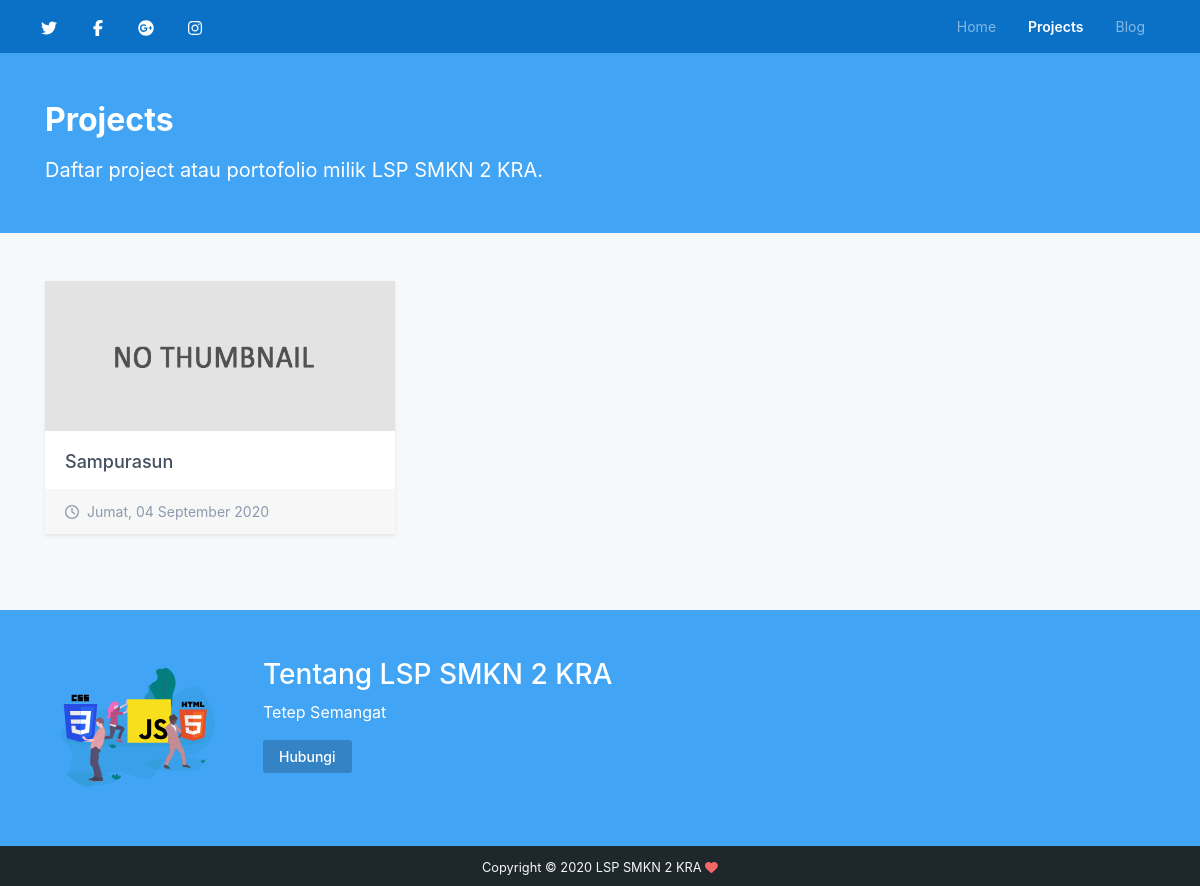
Screenshot of /projects.html with the database file from the repository.
### tables this page shows
CREATE TABLE IF NOT EXISTS `tbl_project` (
  `id_project` int(11) NOT NULL AUTO_INCREMENT,
  `project_name` varchar(50) NOT NULL,
  `thumb_project` varchar(50) NOT NULL,
  `id_category` int(11) NOT NULL,
  `slug_project` varchar(100) NOT NULL,
  `short_desc` varchar(100) NOT NULL,
  `project_desc` text NOT NULL,
  `client_web` varchar(80) NOT NULL,
  `price` varchar(80) NOT NULL,
  `project_active` int(11) NOT NULL,
  `created_at` date DEFAULT NULL,
  `updated_at` date DEFAULT NULL,
  PRIMARY KEY (`id_project`)
);

CREATE TABLE IF NOT EXISTS `tbl_users` (
  `id` int(11) NOT NULL AUTO_INCREMENT,
  `name` varchar(150) NOT NULL,
  `email` varchar(50) NOT NULL,
  `password` varchar(150) NOT NULL,
  `image` varchar(50) NOT NULL,
  `about` text NOT NULL,
  `facebook` varchar(150) NOT NULL,
  `twitter` varchar(150) NOT NULL,
  `instagram` varchar(150) NOT NULL,
  `youtube` varchar(150) NOT NULL,
  `address` text NOT NULL,
  `phone` varchar(30) NOT NULL,
  `last_login` datetime DEFAULT CURRENT_TIMESTAMP ON UPDATE CURRENT_TIMESTAMP,
  `created_at` timestamp NULL DEFAULT CURRENT_TIMESTAMP ON UPDATE CURRENT_TIMESTAMP,
  `updated_at` date DEFAULT NULL,
  PRIMARY KEY (`id`)
);

### application/controllers/Website.php (called while the page is built, shortened)
<?php
class Website extends CI_Controller {
	public function __construct()
    {
        $this->load->model('website_model');
    }
	public function projects($rowno=0)
	{
		$this->load->model('pagination_model');
		$this->load->library('pagination');
		$data = konfigurasi('Projects');
		$search_text = "";
		$rowperpage = 6;
		$allcount = $this->pagination_model->get_portofolio($search_text);
		$users_record = $this->pagination_model->get_result_portofolio($rowno, $rowperpage, $search_text);
		$config['base_url'] = base_url('projects');
		$config['use_page_numbers'] = TRUE;
		$config['total_rows'] = $allcount;
		$config['per_page'] = $rowperpage;
		$config['full_tag_open']   = '<div class="clearfix"><ul class="pagination">';
		$config['full_tag_close']  = '</ul></ul>';
		$config['first_link']      = 'First';
		$config['first_tag_open']  = '<li class="page-item"><span class="page-link">';
		$config['first_tag_close'] = '</span></li>';
		$config['last_link']       = 'Last';
		$config['last_tag_open']   = '<li class="page-item"><span class="page-link">';
		$config['last_tag_close']  = '</span></li>';
		$config['next_link']       = '&raquo;';
		$config['next_tag_open']   = '<li class="page-item"><span class="page-link">';
		$config['next_tag_close']  = '</span></li>';
		$config['prev_link']       = '&laquo;';
		$config['prev_tag_open']   = '<li class="page-item"><span class="page-link">';
		$config['prev_tag_close']  = '</span></li>';
		$config['cur_tag_open']    = '<li class="page-item active"><span class="page-link">';
		$config['cur_tag_close']   = '<span class="sr-only">(current)</span></span></li>';
		$config['num_tag_open']    = '<li class="page-item"><span class="page-link">';
		$config['num_tag_close']   = '</span></li>';
		$this->pagination->initialize($config);
		$data['pagination'] = $this->pagination->create_links();
		$data['result'] = $users_record;
		$data['row'] = $rowno;
		$data['search'] = $search_text;
		$this->load->view('project',$data);
	}
}

### index.php (called while the page is built, shortened)
<?php
require_once BASEPATH.'core/CodeIgniter.php';

### application/models/Konfigurasi_model.php (called while the page is built, shortened)
<?php
class Konfigurasi_model extends CI_Model
{
    public function user()
    {
        $this->db->select('*');
        $this->db->from('tbl_users');
        $query = $this->db->get();
        return $query->row_array();
    }
    public function setting()
    {
        $this->db->select('*');
        $this->db->from('tbl_settings');
        $query = $this->db->get();
        return $query->row_array();
    }
    public function profile()
    {
        $this->db->select('*');
        $this->db->from('tbl_profile');
        $query = $this->db->get();
        return $query->row_array();
    }
    public function visiMisi()
    {
        $this->db->select('*');
        $this->db->from('tbl_visimisi');
        $query = $this->db->get();
        return $query->row_array();
    }
    public function organisasi()
    {
        $this->db->select('*');
        $this->db->from('tbl_organisasi');
        $query = $this->db->get();
        return $query->row_array();
    }
}

### application/helpers/konfigurasi_helper.php (called while the page is built, shortened)
<?php
function konfigurasi($title)
{
    $CI = get_instance();
    $user = $CI->Konfigurasi_model->user();
    $setting = $CI->Konfigurasi_model->setting();
    $profile = $CI->Konfigurasi_model->profile();
    $visimisi = $CI->Konfigurasi_model->visiMisi();
    $organisasi = $CI->Konfigurasi_model->organisasi();
    $data = array(
      'id_setting'  => $setting['id_setting'],
      'title'       => $setting['web_name'],
      'description' => $setting['web_description'],
      'keyword'     => $setting['web_keyword'],
      'homepage'    => $setting['homepage'],
      'info_fb'    => $setting['info_fb'],
      'info_ig'    => $setting['info_ig'],
      'info_twt'    => $setting['info_twt'],
      'info_yt'    => $setting['info_yt'],
      'info_telp'    => $setting['info_telp'],
      'info_fax'    => $setting['info_fax'],
      'info_email'    => $setting['info_email'],
      'info_peta'    => $setting['info_peta'],
      'info_alamat'    => $setting['info_alamat'],
      'pagetitle'   => $title.' - '.$setting['web_name'],
      'headtitle'   => $title,
      'nama'        => $user['name'],
      'email'       => $user['email'],
      'foto'        => $user['image'],
      'tentang'     => $user['about'],
      'twitter'     => $user['twitter'],
      'facebook'    => $user['facebook'],
      'instagram'   => $user['instagram'],
      'youtube'     => $user['youtube'],
      'alamat'      => $user['address'],
      'telepon'     => $user['phone'],
      'last_login'  => $user['last_login'],
      'id'          => $user['id'],
      'id_profile'  => $profile['id'],
      'NPSN'        => $profile['NPSN'],
      'nama_profile'=> $profile['title'],
      'deskripsi'   => $profile['deskripsi'],
      'fotoInstansi'=> $profile['image'],
      'id_visimisi' => $visimisi['id'],
      'visi'        => $visimisi['visi'],
      'misi'        => $visimisi['misi'],
      'fotoVM'      => $visimisi['image'],
      'id_organisasi' => $organisasi['id'],
      'deskripsiOrg'  => $organisasi['deskripsi'],
      'fotoOrganisasi'=> $organisasi['image'],
    );
    return $data;
}
if (!function_exists('format_indo')) {
  function format_indo($date){
    $Hari = array("Minggu","Senin","Selasa","Rabu","Kamis","Jumat","Sabtu");
    $Bulan = array("Januari","Februari","Maret","April","Mei","Juni","Juli","Agustus","September","Oktober","November","Desember");
    $tahun = substr($date,0,4);
    $bulan = substr($date,5,2);
    $tgl = substr($date,8,2);
    $waktu = substr($date,11,5);
    $hari = date("w",strtotime($date));
    $result = $Hari[$hari].", ".$tgl." ".$Bulan[(int)$bulan-1]." ".$tahun."".$waktu;
    return $result;
  }
}

### application/models/Pagination_model.php (called while the page is built, shortened)
<?php
class Pagination_model extends CI_Model
{
	public function get_result_portofolio($rowno, $rowperpage, $search="")
	{
		$this->db->select('*');
        $this->db->from('tbl_project');
        $this->db->where('project_active = 1');
        $this->db->order_by('id_project', 'DESC');
        $this->db->limit($rowperpage, $rowno);
		$query = $this->db->get();
		return $query->result_array();
	}
	public function get_portofolio($search = '')
	{
    	$this->db->select('count(*) as allcount');
        $this->db->from('tbl_project');
        $this->db->where('project_active = 1');
        $this->db->order_by('id_project', 'DESC');
      	$query = $this->db->get();
      	$result = $query->result_array();
      	return $result[0]['allcount'];
    }
}

### application/views/project.php (the view, shortened to what this page needs)
<!DOCTYPE html>
<html lang="en">
<head>
    <?php $this->load->view("layouts/website/_meta.php") ?>
	<?php $this->load->view("layouts/website/_css.php") ?>
</head>
<body onload="myLoader()" style="margin:0;">
	<div style="display:none;" id="myDiv" class="animate-bottom">
    <header class="header">
        <div class="top-bar theme-bg-primary-darken">
            <div class="container-fluid">
                <?php $this->load->view("layouts/website/_nav.php") ?>
            </div>
        </div>
        <div class="header-intro theme-bg-primary text-white py-5">
	        <div class="container">
		        <h2 class="page-heading mb-3"><?php echo ucfirst($headtitle);?></h2>
				<?php if($homepage == '1') { ?>
		        <div class="page-heading-tagline">In-depth Case Studies to show you what I can offer and how I work.</div>
				<?php } elseif($homepage == '2') { ?>
				<div class="page-heading-tagline">Daftar project atau portofolio milik <?php echo $title;?>.</div>
				<?php } ?>
			</div>
		</div>
    </header>
    <section class="section pt-5">
        <div class="container">
	        <div class="project-cards row mb-1">
				<?php
					foreach ($result as $row):
				?>
		        <div class="col-12 col-lg-4 <?php echo $row['id_category'];?>">
					<div class="card rounded-0 border-0 shadow-sm mb-5">
						<div class="card-img-container position-relative">
							<?php if($row['thumb_project'] !== '') { ?>
							<img class="card-img-top rounded-0" style="width: 100%; height: 150px;" src="<?php echo base_url('assets/images/projects/'.$row['thumb_project']);?>" alt="<?php echo $row['project_name'];?>">
							<?php } else { ?>
							<img class="card-img-top rounded-0" style="width: 100%; height: 150px;" src="<?php echo base_url('assets/images/projects/no-thumb.jpg');?>" alt="<?php echo $row['project_name'];?>">
							<?php } ?>
						</div>
						<div class="card-body pb-2">
							<h4 class="card-title mb-2"><a href="<?php echo base_url('project/'.$row['slug_project']);?>"><?php echo $row['project_name'];?></a></h4>
						</div>
						<div class="card-footer border-0">
							<ul class="meta list-inline mb-0 text-muted" style="font-size:14px">
								<li class="list-inline-item mr-3"><i class="far fa-clock mr-2"></i><?php echo format_indo($row['created_at']);?></li>
							</ul>
					    </div>
				    </div>
		        </div>
		        <?php endforeach;?>
			</div>
			<?php echo $pagination;?><br>
        </div>
    </section>
	<?php $this->load->view("layouts/website/_touch.php") ?>
    <?php $this->load->view("layouts/website/_footer.php") ?>
</body>
</html>

### application/views/layouts/website/_css.php (shortened to what this page needs)
<link rel="stylesheet" href="<?php echo base_url('assets/plugins/font-awesome/css/font-awesome-animation.min.css');?>">
<link rel="stylesheet" href="<?php echo base_url('assets/plugins/flickity/flickity.min.css');?>">
<link id="theme-style" rel="stylesheet" href="<?php echo base_url('assets/css/theme-1.css');?>">
<link id="theme-style" rel="stylesheet" href="<?php echo base_url('assets/css/style.css');?>">

### application/views/layouts/website/_nav.php (shortened to what this page needs)
<nav class="navbar navbar-expand-lg navbar-dark position-relative">
    <ul class="social-list list-inline mb-0">
        <?php if ($twitter !== '') { ?>
        <li class="list-inline-item"><a class="text-white" href="<?php echo $twitter;?>" target="_blank"><i class="fab fa-twitter fa-fw faa-tada animated-hover"></i></a></li>
        <?php } ?>
        <?php if ($facebook !== '') { ?>
        <li class="list-inline-item"><a class="text-white" href="<?php echo $facebook;?>" target="_blank"><i class="fab fa-facebook-f fa-fw faa-tada animated-hover"></i></a></li>
        <?php } ?>
        <?php if ($google_plus !== '') { ?>
        <li class="list-inline-item"><a class="text-white" href="<?php echo $google_plus;?>" target="_blank"><i class="fab fa-google-plus fa-fw faa-tada animated-hover"></i></a></li>
        <?php } ?>
        <?php if ($instagram !== '') { ?>
        <li class="list-inline-item"><a class="text-white" href="<?php echo $instagram;?>" target="_blank"><i class="fab fa-instagram fa-fw faa-tada animated-hover"></i></a></li>
        <?php } ?>
    </ul>
    <div class="collapse navbar-collapse" id="navigation">
        <ul class="navbar-nav ml-lg-auto">
            <li class="nav-item <?php echo $this->uri->segment(1) == '' ? 'active': '' ?> mr-lg-3">
                <a class="nav-link" href="<?php echo base_url();?>">Home</a>
            </li>
            <li class="nav-item <?php echo $this->uri->segment(1) == 'projects.html' ? 'active': '' ?> <?php echo $this->uri->segment(1) == 'projects' ? 'active': '' ?> <?php echo $this->uri->segment(1) == 'project' ? 'active': '' ?> mr-lg-3">
                <a class="nav-link" href="<?php echo base_url('projects.html');?>">Projects</a>
            </li>
            <li class="nav-item <?php echo $this->uri->segment(1) == 'blog.html' ? 'active': '' ?> <?php echo $this->uri->segment(1) == 'blog' ? 'active': '' ?> <?php echo $this->uri->segment(1) == 'post' ? 'active': '' ?> mr-lg-3">
                <a class="nav-link" href="<?php echo base_url('blog.html');?>">Blog</a>
            </li>
        </ul>
    </div>
</nav>

### application/views/layouts/website/_touch.php
<?php if($homepage == '1') { ?>
<section class="section-cta py-5 bg-primary text-white">
	<div class="container">
		<div class="text-center">
			<img class="profile-small d-inline-block mx-auto rounded-circle mb-2" src="<?php echo base_url('assets/images/'.$foto);?>" alt="<?php echo $nama;?>">
		</div>
		<h3 class="section-title font-weight-bold text-center mb-2">Interested in hiring me for your project?</h3>
		<div class="section-intro mx-auto text-center mb-3">
			Looking for experienced developers in building web applications or delivering your software products? To start the initial chat, just send me an email at <a class="link-on-bg text-white" href="mailto:<?php echo $email;?>"><?php echo $email;?></a> or use the <a class="link-on-bg text-white" href="<?php echo base_url('contact.html');?>">form on the contact page</a>.
		</div>
		<div class="text-center">
			<a class="theme-btn-on-bg btn btn-sm" href="<?php echo base_url('contact.html');?>">Let's Talk</a>
		</div>
	</div>
</section>
<?php } elseif($homepage == '2') { ?>
<section class="section-cta py-5 bg-primary text-white">
	<div class="container">
		<div class="profile-teaser media flex-column flex-md-row">
			<img class="profile-image mb-3 mb-md-0 mr-md-5 ml-md-0 rounded-circle mx-auto" style="height:140px; width:auto" src="<?php echo base_url('assets/images/webdev-icons/about-section.svg');?>" alt="<?php echo $nama;?>">
			<div class="media-body text-center text-md-left">
				<h3 class="mt-0 display-5">
					Tentang <?php echo $title;?>
				</h3>
				<div class="bio mb-3">
					<?php echo $tentang;?>
				</div>
				<a class="theme-btn-on-bg btn btn-sm" href="<?php echo base_url('contact.html');?>">Hubungi</a>
			</div>
		</div>
	</div>
</section>
<?php } ?>

### application/views/layouts/website/_footer.php
<footer class="footer text-light text-center py-2">
    <small class="copyright">Copyright &copy; <?php echo date('Y');?> <a class="text-light" href="<?php echo base_url();?>"><?php echo $title;?></a> <i class="fa fa-heart faa-pulse animated" style="color:#f66767"></i></small>
</footer>

### assets/css/style.css (style rules this page uses)
.animate-bottom { position: relative; -webkit-animation-name: animatebottom; -webkit-animation-duration: 1s; animation-name: animatebottom; animation-duration: 1s; }
#myDiv { display: none; }

### rows the page displays
tbl_project: project_name "Sampurasun", created_at "Jumat, 04 September 2020"
tbl_users: about "Tetep Semangat"

### other values shown
$headtitle "Projects"
$title "LSP SMKN 2 KRA"
